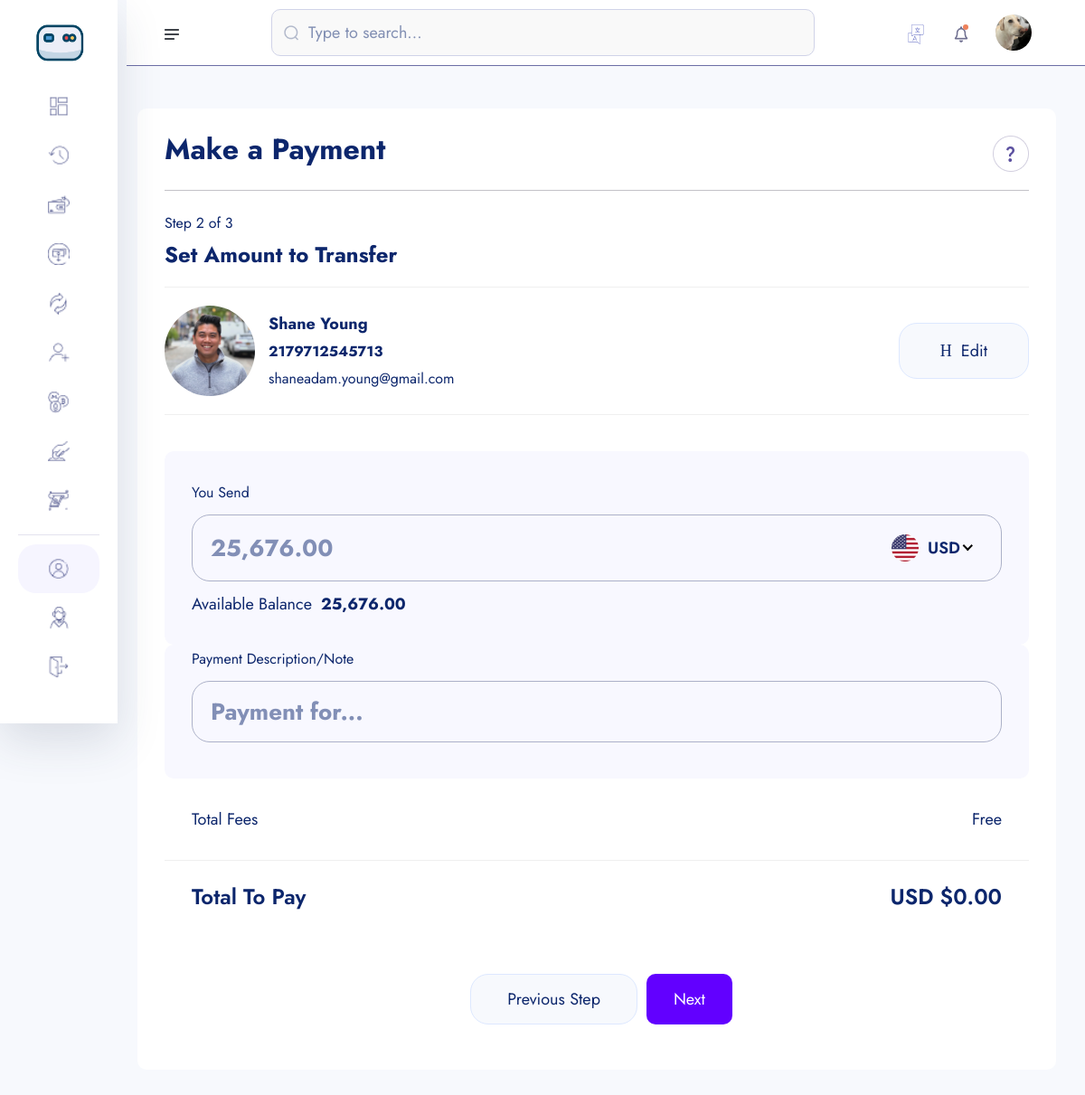
Page /amount-transfer/2179712545713/ (signed in) on the earlier database version.
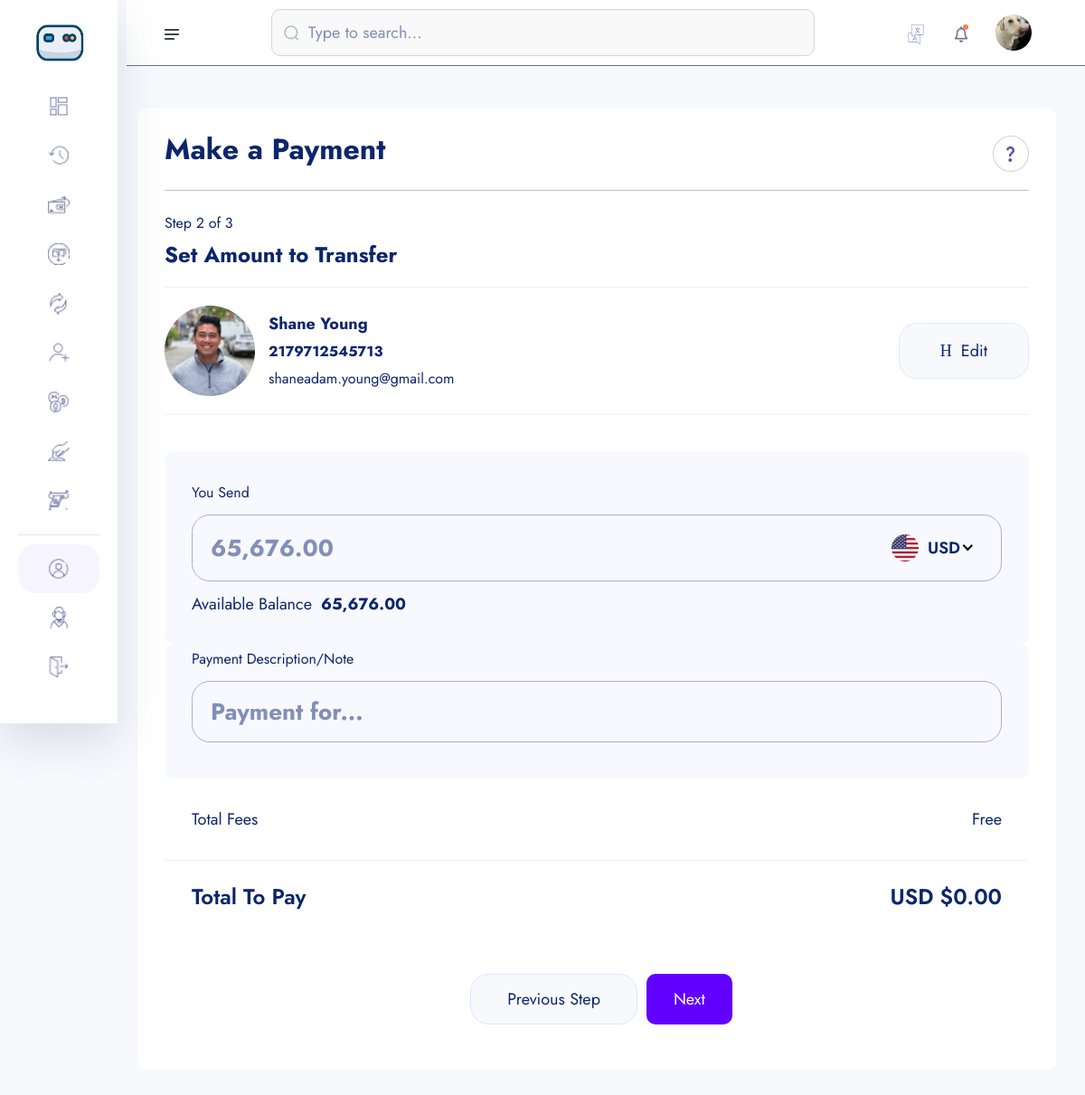
Same page on the later database version.
### userauths/models.py (models this page shows, shortened)
class User(AbstractUser):
    username = models.CharField(max_length=100)
    email = models.EmailField(unique=True)
    is_staff = models.BooleanField(default=False)
    is_superuser = models.BooleanField(default=False)
    USERNAME_FIELD = 'email'
    REQUIRED_FIELDS = ['username']

### account/models.py (models this page shows, shortened)
class Account(models.Model):
    id = models.UUIDField(primary_key=True, unique=True, default=uuid.uuid4, editable=False)
    user = models.OneToOneField(User, on_delete=models.CASCADE)
    account_balance = models.DecimalField(max_digits=12, decimal_places=2, default=0.00)
    account_number = ShortUUIDField(unique=True, length=10, max_length=25, prefix="217", alphabet="1234567890")
    account_id = ShortUUIDField(unique=True, length=7, max_length=25, prefix="SAY", alphabet="1234567890")
    pin_number = ShortUUIDField(unique=True, length=4, max_length=7, alphabet="1234567890")
    ref_code = ShortUUIDField(unique=True, length=10, max_length=10, alphabet="abcdefgh1234567890")
    account_status = models.CharField(max_length=100, choices=ACCOUNT_STATUS, default="in-active")
    date = models.DateTimeField(auto_now_add=True)
    kyc_submitted = models.BooleanField(default=False)
    kyc_confirmed = models.BooleanField(default=False)
    recommended_by = models.ForeignKey(User, on_delete=models.DO_NOTHING, blank=True, null=True, related_name="recommended_by")
    class Meta:
        ordering = ['-date']

class KYC(models.Model):
    id = models.UUIDField(primary_key=True, unique=True, default=uuid.uuid4, editable=False)
    user = models.OneToOneField(User, on_delete=models.CASCADE)
    account = models.OneToOneField(Account, on_delete=models.CASCADE, null=True, blank=True)
    full_name = models.CharField(max_length=1000)
    image = models.ImageField(upload_to="kyc", default="default.jpg")
    marital_status = models.CharField(choices=MARITAL_STATUS, max_length=40)
    gender = models.CharField(choices=GENDER, max_length=40)
    identity_type = models.CharField(choices=IDENTITY_TYPE, max_length=140)
    identity_image = models.ImageField(upload_to="kyc", null=True, blank=True)
    date_of_birth = models.DateTimeField(auto_now_add=False)
    signature = models.ImageField(upload_to="kyc")
    country = models.CharField(max_length=100)
    state = models.CharField(max_length=100)
    city = models.CharField(max_length=100)
    mobile = models.CharField(max_length=1000)
    fax = models.CharField(max_length=1000)
    date = models.DateTimeField(auto_now_add=True)

### main_app/transfer.py (the view)
# urls.py: path("amount-transfer/<account_number>/", transfer.amount_transfer, name='amount-transfer'),
def amount_transfer(request, account_number):
    try:
        account = Account.objects.get(account_number=account_number)
    except:
        messages.warning(request, "Account does not exist.")
        return redirect("main_app:search-acct")
    context = {
        "account" : account,
    }
    return render(request, "transfer/amount-transfer.html", context)

### templates/transfer/amount-transfer.html (shortened to what this page needs)
{% extends "partials/dashboard-base.html" %}
{% load static %}
{% load humanize %}
{% block content %}
    <section class="dashboard-section body-collapse pay step step-2">
        <div class="overlay pt-120">
            <div class="container-fluid">
                <div class="main-content">
                    <div class="head-area d-flex align-items-center justify-content-between">
                        <h4>Make a Payment</h4>
                        <div class="icon-area">
                            <img src="{% static 'assets/images/icon/support-icon.png' %}" alt="icon">
                        </div>
                    </div>
                    <div class="choose-recipient">
                        <div class="step-area">
                            <span class="mdr">Step 2 of 3</span>
                            <h5>Set Amount to Transfer</h5>
                        </div>
                        <div class="user-select">
                            <div class="single-user">
                                <div class="left d-flex align-items-center">
                                    <div class="img-area">
                                        <img src="{{ account.user.kyc.image.url }}" style="width: 100px; height: 100px; border-radius: 50%; object-fit: cover"  alt="image">
                                    </div>
                                    <div class="text-area">
                                        <p>{{ account.user.kyc.full_name|title }}</p>
                                        <span class="mdr"><b>{{ account.account_number }}</b></span><br>
                                        <span class="mdr">{{ account.user.email }}</span>
                                    </div>
                                </div>
                                <div class="right">
                                    <a href="{% url "main_app:search-acct" %}">
                                        <i class="icon-h-edit"></i>
                                        Edit
                                    </a>
                                </div>
                            </div>
                        </div>
                    </div>
                    <form action={% url "main_app:amount-transfer-process" account.account_number %}  method="POST">
                        <div class="send-banance">
                            <span class="mdr">You Send</span>
                            <div class="input-area">
                                <input class="xxlr" id="amount-send" name="amount-send" onkeyup="calculateBalance()" placeholder="{{request.user.account.account_balance|intcomma}}" type="number">
                            </div>
                            <p>Available Balance<b>{{request.user.account.account_balance|intcomma}}</b></p>
                        </div>
                        <div class="send-banance pt-0 mt-0">
                            <span class="mdr">Payment Description/Note</span>
                            <div class="input-area">
                                <input class="xxlr" name="description" onkeyup="calculateBalance()" placeholder="Payment for..." type="text">
                            </div>
                        </div>
                        <ul class="total-fees">
                            <li>Total Fees</li>
                            <li>Free</li>
                        </ul>
                        <ul class="total-fees pay">
                            <li><h5>Total To Pay</h5></li>
                            <li><h5 id="total-to-pay">USD $0.00</h5></li>
                        </ul>
                        <div class="footer-area mt-40">
                            <a href="pay-step-1.html">Previous Step</a>
                            <button type="submit" style="padding: 10px 30px; border-radius: 10px; background: rgb(98, 0, 255); color: #fff" class="active">Next</button>
                        </div>
                    </form>
                </div>
            </div>
        </div>
    </section>
{% endblock content %}

### templates/partials/dashboard-base.html (shortened to what the changed rows need)
{% load static %}
<!doctype html>
<html lang="en">
<head>
    <link rel="stylesheet" href="{% static 'assets1/css/bootstrap.min.css' %}">
    <link rel="stylesheet" href="{% static 'assets1/css/fontawesome.min.css' %}">
    <link rel="stylesheet" href="{% static 'assets1/css/jquery-ui.css' %}">
    <link rel="stylesheet" href="{% static 'assets1/css/plugin/apexcharts.css' %}">
    <link rel="stylesheet" href="{% static 'assets1/css/plugin/nice-select.css' %}">
    <link rel="stylesheet" href="{% static 'assets1/css/arafat-font.css' %}">
    <link rel="stylesheet" href="{% static 'assets1/css/plugin/animate.css' %}">
    <link rel="stylesheet" href="{% static 'assets1/css/style.css' %}">
</head>
<body>
    <header class="header-section body-collapse">
        <div class="overlay">
            <div class="container-fluid">
                <div class="row d-flex header-area">
                    <div class="navbar-area d-flex align-items-center justify-content-between">
                        <div class="dashboard-nav">
                            <div class="single-item user-area">
                                <div class="profile-area d-flex align-items-center">
                                    <span class="user-profile">
                                        <img style="width: 40px; height: 40px; border-radius: 50%; object-fit: cover" src="{{ user.kyc.image.url }}" alt="User">
                                    </span>
                                </div>
                            </div>
                        </div>
                    </div>
                </div>
            </div>
        </div>
    </header>
{% block content %}
{% endblock content %}
    </body>
</html>

Differences in the rows shown:
changed through a linked row, User: amount-send "25,676.00" → "65,676.00"; user.account.account_balance "25,676.00" → "65,676.00"
